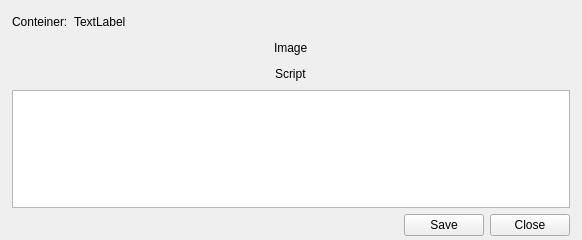
<?xml version="1.0" encoding="UTF-8"?>
<ui version="4.0">
 <class>MainWindow</class>
 <widget class="QMainWindow" name="MainWindow">
  <property name="geometry">
   <rect>
    <x>0</x>
    <y>0</y>
    <width>582</width>
    <height>240</height>
   </rect>
  </property>
  <property name="sizePolicy">
   <sizepolicy hsizetype="Fixed" vsizetype="Fixed">
    <horstretch>0</horstretch>
    <verstretch>0</verstretch>
   </sizepolicy>
  </property>
  <property name="minimumSize">
   <size>
    <width>582</width>
    <height>240</height>
   </size>
  </property>
  <property name="maximumSize">
   <size>
    <width>582</width>
    <height>240</height>
   </size>
  </property>
  <property name="windowTitle">
   <string>Run script config</string>
  </property>
  <widget class="QWidget" name="centralwidget">
   <widget class="QWidget" name="">
    <property name="geometry">
     <rect>
      <x>12</x>
      <y>12</y>
      <width>558</width>
      <height>224</height>
     </rect>
    </property>
    <layout class="QVBoxLayout" name="verticalLayout_4">
     <item>
      <layout class="QVBoxLayout" name="verticalLayout_3">
       <item>
        <layout class="QVBoxLayout" name="verticalLayout">
         <item>
          <layout class="QHBoxLayout" name="horizontalLayout">
           <item>
            <widget class="QLabel" name="label">
             <property name="text">
              <string>Conteiner:</string>
             </property>
            </widget>
           </item>
           <item>
            <widget class="QLabel" name="label_2">
             <property name="text">
              <string>TextLabel</string>
             </property>
            </widget>
           </item>
           <item>
            <spacer name="horizontalSpacer_3">
             <property name="orientation">
              <enum>Qt::Horizontal</enum>
             </property>
             <property name="sizeHint" stdset="0">
              <size>
               <width>40</width>
               <height>20</height>
              </size>
             </property>
            </spacer>
           </item>
          </layout>
         </item>
        </layout>
       </item>
       <item>
        <layout class="QHBoxLayout" name="horizontalLayout_2">
         <item>
          <spacer name="horizontalSpacer_4">
           <property name="orientation">
            <enum>Qt::Horizontal</enum>
           </property>
           <property name="sizeHint" stdset="0">
            <size>
             <width>40</width>
             <height>20</height>
            </size>
           </property>
          </spacer>
         </item>
         <item>
          <widget class="QLabel" name="label_3">
           <property name="text">
            <string>Image</string>
           </property>
          </widget>
         </item>
         <item>
          <spacer name="horizontalSpacer_5">
           <property name="orientation">
            <enum>Qt::Horizontal</enum>
           </property>
           <property name="sizeHint" stdset="0">
            <size>
             <width>40</width>
             <height>20</height>
            </size>
           </property>
          </spacer>
         </item>
        </layout>
       </item>
       <item>
        <layout class="QVBoxLayout" name="verticalLayout_2">
         <item>
          <layout class="QHBoxLayout" name="horizontalLayout_6">
           <item>
            <spacer name="horizontalSpacer">
             <property name="orientation">
              <enum>Qt::Horizontal</enum>
             </property>
             <property name="sizeHint" stdset="0">
              <size>
               <width>40</width>
               <height>20</height>
              </size>
             </property>
            </spacer>
           </item>
           <item>
            <widget class="QLabel" name="label_11">
             <property name="text">
              <string>Script</string>
             </property>
            </widget>
           </item>
           <item>
            <spacer name="horizontalSpacer_2">
             <property name="orientation">
              <enum>Qt::Horizontal</enum>
             </property>
             <property name="sizeHint" stdset="0">
              <size>
               <width>40</width>
               <height>20</height>
              </size>
             </property>
            </spacer>
           </item>
          </layout>
         </item>
         <item>
          <widget class="QTextEdit" name="textEdit"/>
         </item>
        </layout>
       </item>
      </layout>
     </item>
     <item>
      <layout class="QHBoxLayout" name="horizontalLayout_7">
       <item>
        <spacer name="horizontalSpacer_8">
         <property name="orientation">
          <enum>Qt::Horizontal</enum>
         </property>
         <property name="sizeHint" stdset="0">
          <size>
           <width>40</width>
           <height>20</height>
          </size>
         </property>
        </spacer>
       </item>
       <item>
        <widget class="QPushButton" name="pushButton_2">
         <property name="text">
          <string>Save</string>
         </property>
        </widget>
       </item>
       <item>
        <widget class="QPushButton" name="pushButton">
         <property name="text">
          <string>Close</string>
         </property>
        </widget>
       </item>
      </layout>
     </item>
    </layout>
   </widget>
  </widget>
 </widget>
 <resources/>
 <connections>
  <connection>
   <sender>pushButton</sender>
   <signal>clicked()</signal>
   <receiver>MainWindow</receiver>
   <slot>hide()</slot>
   <hints>
    <hint type="sourcelabel">
     <x>516</x>
     <y>325</y>
    </hint>
    <hint type="destinationlabel">
     <x>295</x>
     <y>178</y>
    </hint>
   </hints>
  </connection>
 </connections>
</ui>
